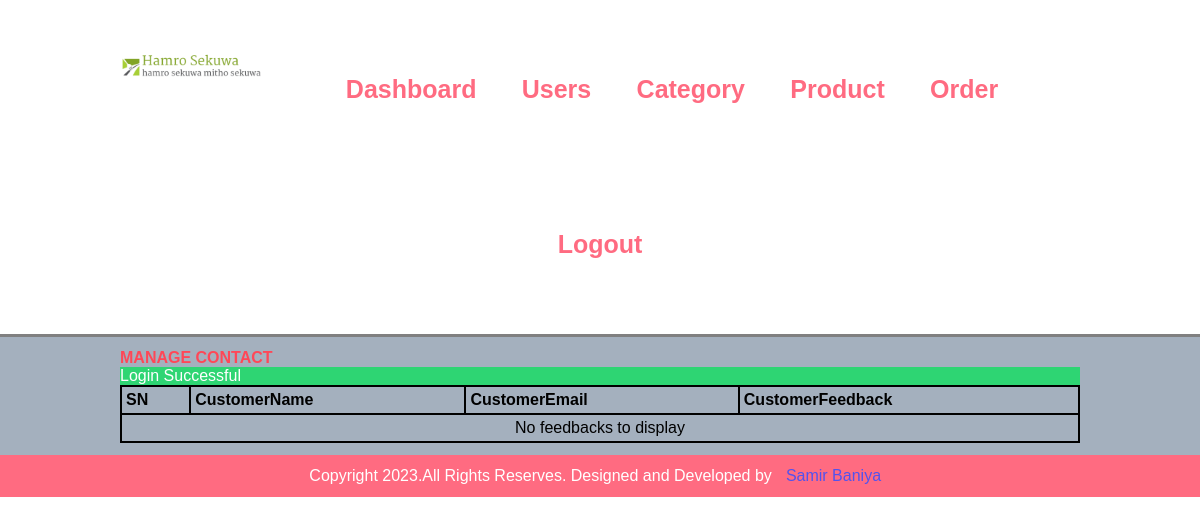
/admin/manage-contact.php (signed in), run on an earlier commit of the app's database.
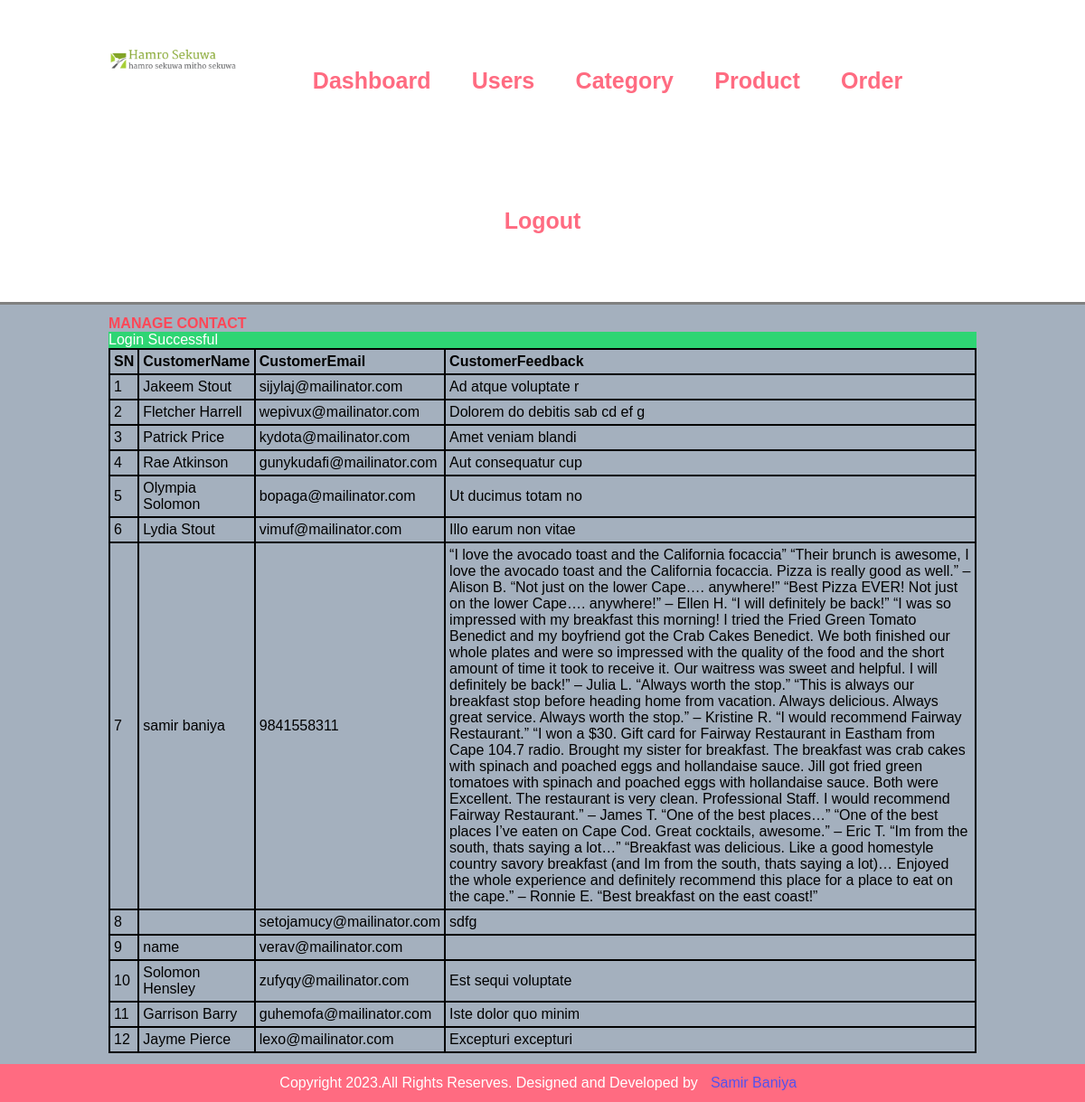
And on a later commit of the database.
### tables this page shows
CREATE TABLE `contacts` (
  `id` int(10) UNSIGNED NOT NULL,
  `customer_name` varchar(100) NOT NULL,
  `customer_email` varchar(100) NOT NULL,
  `customer_feedback` text NOT NULL
);

### admin/manage-contact.php (the view, shortened to what this page needs)
<?php include('common/header.php') ?>
    <section class="content">
        <div class="wrapper">
             <strong class="heading">MANAGE CONTACT</strong><br>
             <?php include('config/session.php') ?>
                <table class="table bordertable">
                    <thead>
                       <tr>
                            <th>SN</th>
                            <th>CustomerName</th>
                            <th>CustomerEmail</th>
                            <th>CustomerFeedback</th>
                       </tr>
                    </thead>
                    <tbody>
                        <?php
                        $sql = "SELECT * FROM `contacts`";
                        $exec = mysqli_query($conn, $sql);
                        if($exec == TRUE){
                            $count = mysqli_num_rows($exec);
                            if($count > 0){
                                $sn=1;
                                while( $rows = mysqli_fetch_assoc($exec)){
                                    $name = $rows['customer_name'];
                                    $feedback = $rows['customer_feedback'];
                                    $email = $rows['customer_email'];
?>
                                    <tr>
                                        <td><?php echo $sn++; ?></td>
                                        <td><?php echo $name; ?></td>
                                        <td><?php echo $email; ?></td>
                                        <td><?php echo $feedback; ?></td>
                                </tr>
                                    <?php
                                }
                            }else{
                                echo'<tr><td colspan="7" class="text-center">No feedbacks to display</td></tr>';
                            }
                        }
                        ?>
                    </tbody>
                </table>
        </div>
    </section>
<?php include('common/footer.php') ?>

### admin/common/header.php (shortened to what this page needs)
<!DOCTYPE html>
<html lang="en">
<head>
    <link rel="stylesheet" href="../css/admin.css">
</head>
<body>
    <section class="menubar">
        <div class="wrapper">
            <div class="logo">
                <img src="../images/hamroSekuwaLogo.png" class="img-responsive" alt="logo">
            </div>
            <div class="menu text-center">
                <ul>
                    <li><a href="index.php">Dashboard</a></li>
                    <li><a href="manage-user.php">Users</a></li>
                    <li><a href="manage-category.php">Category</a></li>
                    <li><a href="manage-product.php">Product</a></li>
                    <li><a href="manage-order.php">Order</a></li>
                    <li><a href="logout.php">Logout</a></li>
                </ul>
            </div>
        </div>
    </section>

### admin/config/session.php (shortened to what this page needs)
<?php
                if(isset($_SESSION['message'])){
                    echo $_SESSION['message'];
                }
?>

### admin/common/footer.php
    <section class="footer">
        <div class="wrapper text-center">
            <p>Copyright <?php echo date('Y'); ?>.All Rights Reserves. Designed and Developed by <a class="footer-link" href="#">Samir Baniya</a></p>
        </div>
    </section>
</body>
</html>

### css/admin.css (style rules this page uses)
* { margin: 0; padding: 0; font-family: Arial, Helvetica, sans-serif ; }
.wrapper { width: 80%; margin: 0 auto; padding: 1%; }
.text-center { text-align: center; }
.logo { width: 15%; float: left; }
.img-responsive { width: 100%; }
.menubar { border-bottom: 3px solid gray; }
.menu { line-height: 155px; font-size: 25px; }
.menu ul { list-style-type: none; }
.menu ul li { display: inline; padding: 0 1%; font-weight: bold; }
.menu ul li a { text-decoration: none; color: #ff6b81; font-weight: bold; }
.footer { background-color: #ff6b81; color: #fff }
.footer-link { text-decoration: none; color: #5352ed; }
.content { background-color: #a4b0be; padding-top: 1% 0; }
.heading { color: #ff4757; font-weight: 900; }
.table { width: 100%; }
.table tr th { text-align: left; padding: 1%; }
.table tr td { padding: 1%; }
a { text-decoration: none; margin: 1%; }
.success { color: white; background-color: #2ed573; }
.bordertable { border: 1px solid black; border-spacing: 0px; }
.bordertable tr th { text-align: left; padding: 1%; border: 1px solid black;padding: 4px; }
.bordertable tr td { padding: 1%; border: 1px solid black;padding: 4px; }

What changed in the data, as far as the page shows it:
added contacts: customer_name "Jakeem Stout", customer_email "sijylaj@mailinator.com", customer_feedback "Ad atque voluptate r"
added contacts: customer_name "Fletcher Harrell", customer_email "wepivux@mailinator.com", customer_feedback "Dolorem do debitis sab cd ef g"
added contacts: customer_name "Patrick Price", customer_email "kydota@mailinator.com", customer_feedback "Amet veniam blandi"
added contacts: customer_name "Rae Atkinson", customer_email "gunykudafi@mailinator.com", customer_feedback "Aut consequatur cup"
added contacts: customer_name "Olympia Solomon", customer_email "bopaga@mailinator.com", customer_feedback "Ut ducimus totam no"
added contacts: customer_name "Lydia Stout", customer_email "vimuf@mailinator.com", customer_feedback "Illo earum non vitae"
added contacts: customer_name "samir baniya", customer_email "9841558311", customer_feedback "“I love the avocado toast and the California focaccia” “Their brunch is awesome, I love the avocado toast and the California focaccia. Pizza is really good as well.” – Alison B. “Not just on the lower Cape…. anywhere!” “Best Pizza EVER! Not just on the lower Cape…. anywhere!” – Ellen H. “I will definitely be back!” “I was so impressed with my breakfast this morning! I tried the Fried Green Tomato Benedict and my boyfriend got the Crab Cakes Benedict. We both finished our whole plates and were so impressed with the quality of the food and the short amount of time it took to receive it. Our waitress was sweet and helpful. I will definitely be back!” – Julia L. “Always worth the stop.” “This…"
added contacts: customer_email "setojamucy@mailinator.com", customer_feedback "sdfg"
added contacts: customer_name "name", customer_email "verav@mailinator.com"
added contacts: customer_name "Solomon Hensley", customer_email "zufyqy@mailinator.com", customer_feedback "Est sequi voluptate"
added contacts: customer_name "Garrison Barry", customer_email "guhemofa@mailinator.com", customer_feedback "Iste dolor quo minim"
added contacts: customer_name "Jayme Pierce", customer_email "lexo@mailinator.com", customer_feedback "Excepturi excepturi"
Also different on the page:
text no longer shown: "No feedbacks to display"
